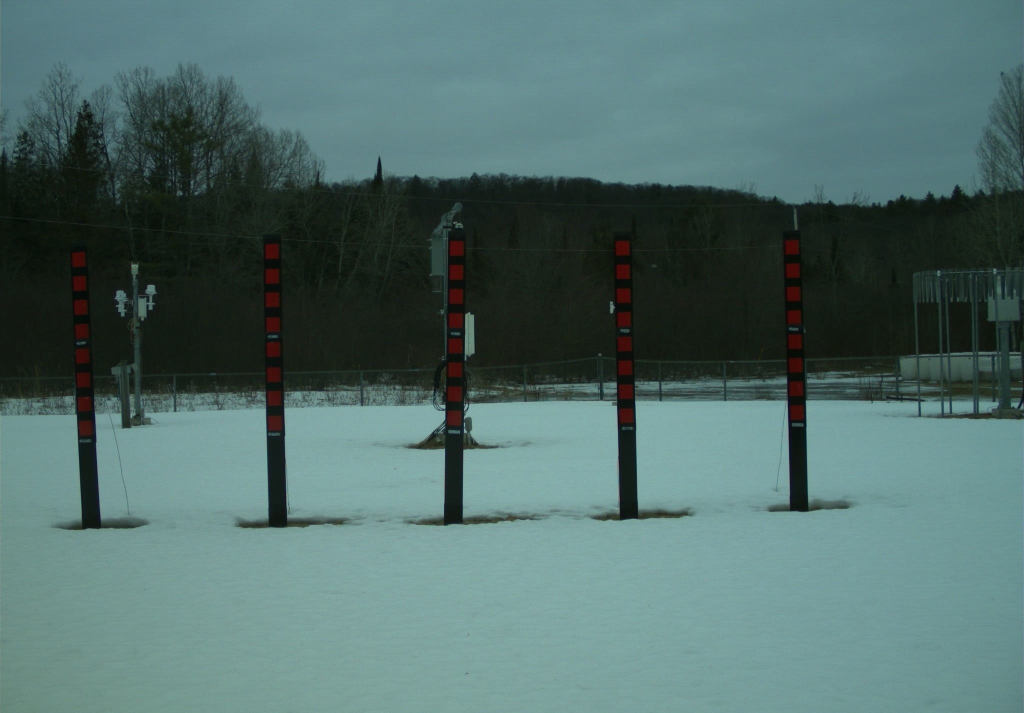
#> input picture images/IMG_0001.JPG, 2048 x 1426 px (shown at 1/2 size); its folder holds only this picture in this run
$ python equalize.py
#> lines starting #> are read from the running program, lines starting #| are printed output that depends on the picture
#> further down, img is the input picture: shape (1426, 2048, 3); mean B, G, R 106.3, 109, 81.5
#> in equalize_hist, `lab = cv2.cvtColor(img, cv2.COLOR_BGR2LAB)`: lab: shape (1426, 2048, 3); mean of channels 0, 1, 2 109.1, 117.7, 126.6
#> in equalize_hist, `lab = cv2.merge((l,a,b))`: lab: shape (1426, 2048, 3); mean of channels 0, 1, 2 126.5, 117.7, 126.6
# import necessary modules
import numpy as np
import cv2
import os
import sys

# function to increase the brightness of an image
def increase_brightness(img, val):
	# convert image to HSV
#> called with val = 30
	hsv = cv2.cvtColor(img, cv2.COLOR_BGR2HSV)
#> hsv: shape (1426, 2048, 3); mean H, S, V 80.8, 61.6, 127
	h, s, v = cv2.split(hsv)
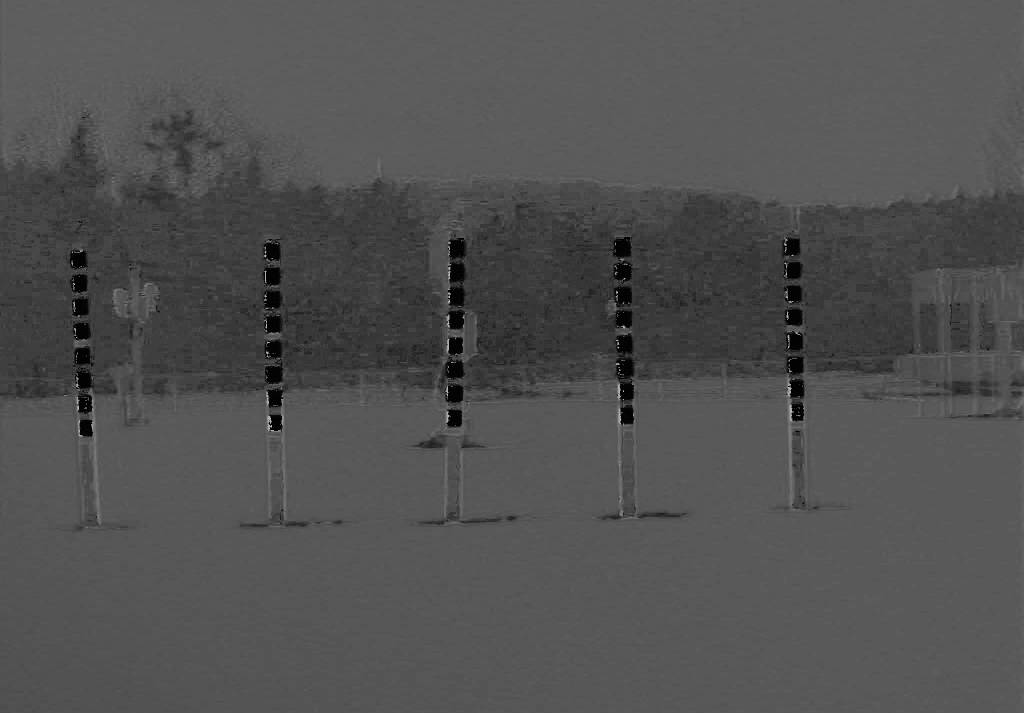
#> h: shape (1426, 2048) (shown at 1/2 size); min 0, max 179, mean 80.8
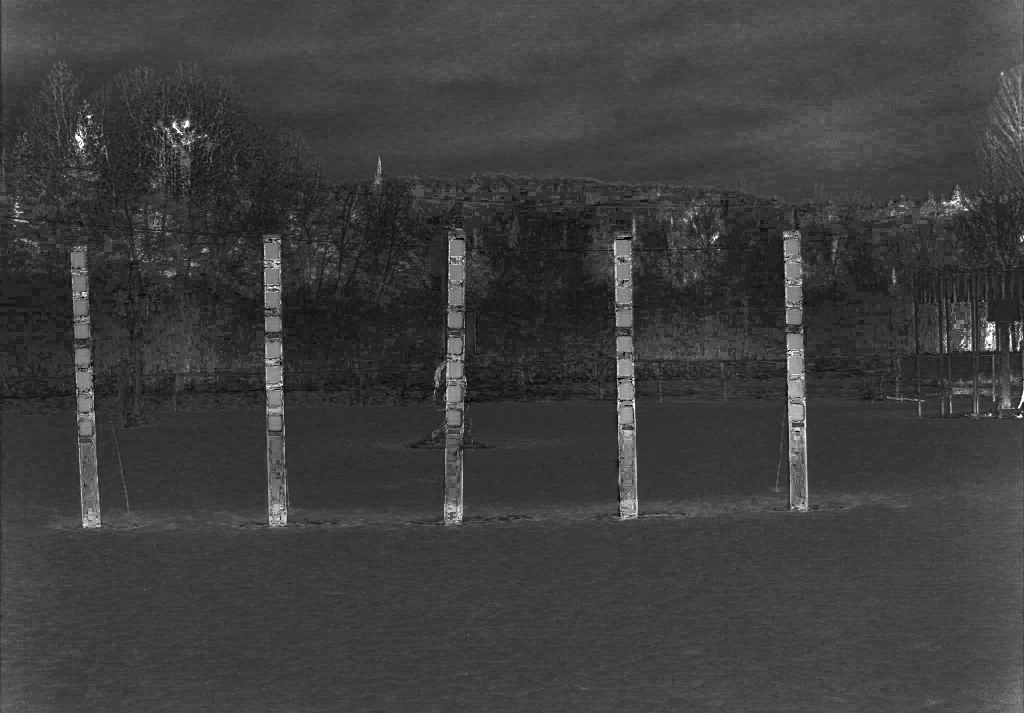
#> s: shape (1426, 2048) (shown at 1/2 size); min 0, max 255, mean 61.6

	# increase value of pixels
	lim = 255 - val
	v[v > lim] = 255
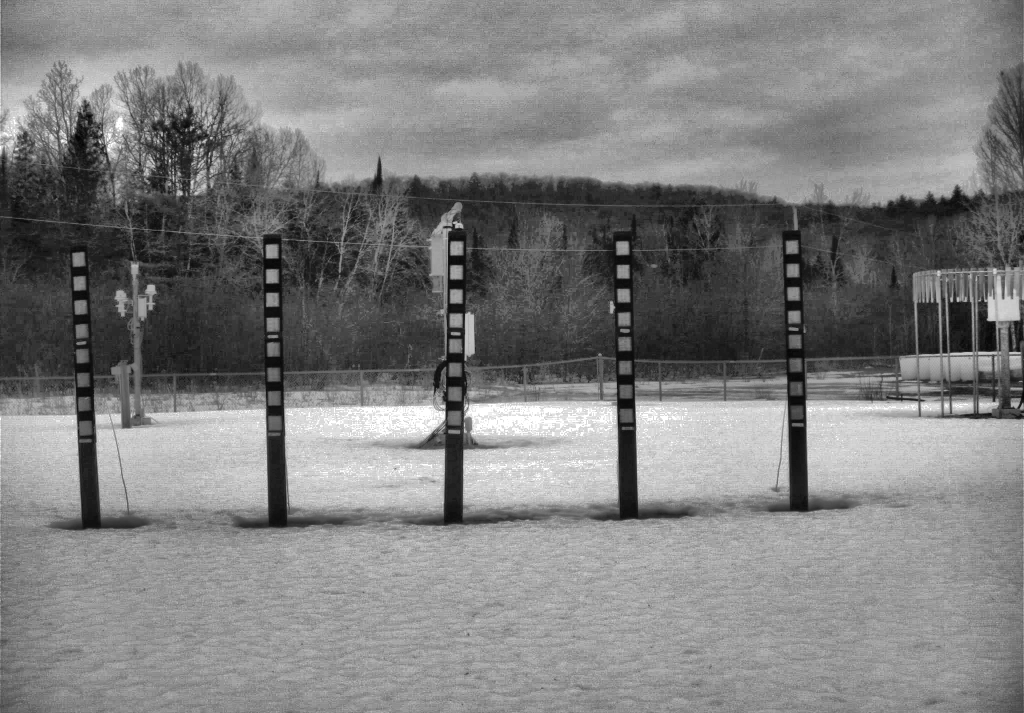
#> v: shape (1426, 2048) (shown at 1/2 size); min 2, max 255, mean 127.2
	v[v <= lim] += val
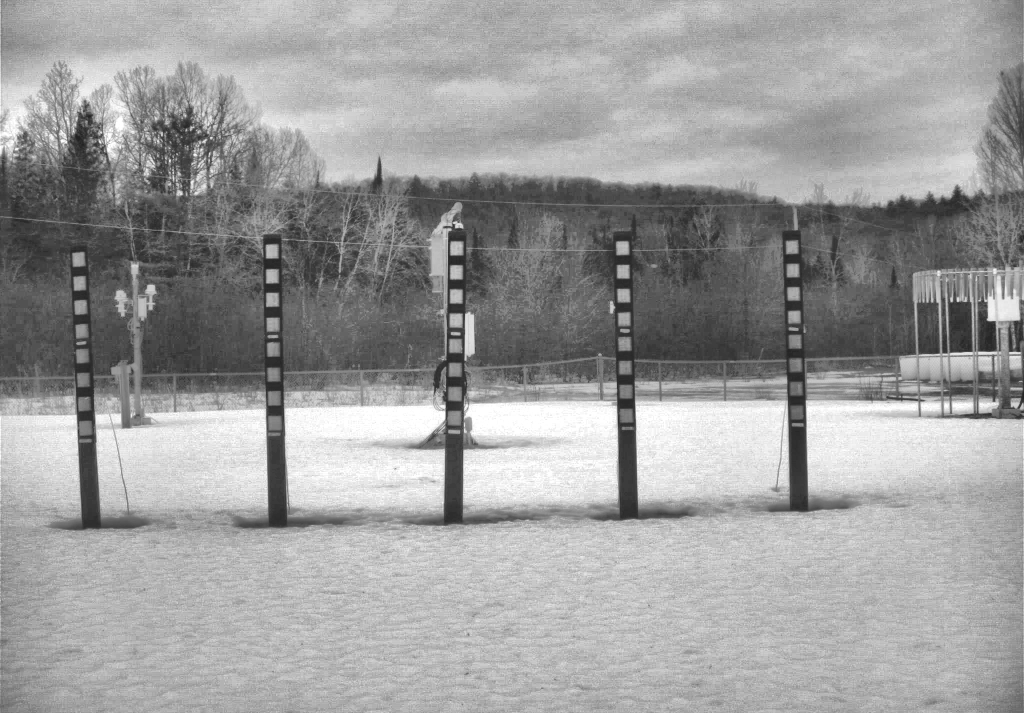
#> v: shape (1426, 2048) (shown at 1/2 size); min 32, max 255, mean 156.9

	# merge channels
	hsv_merge = cv2.merge((h,s,v))
#> hsv_merge: shape (1426, 2048, 3); mean H, S, V 80.8, 61.6, 156.9

	# convert image to BGR and return
	img = cv2.cvtColor(hsv_merge, cv2.COLOR_HSV2BGR)
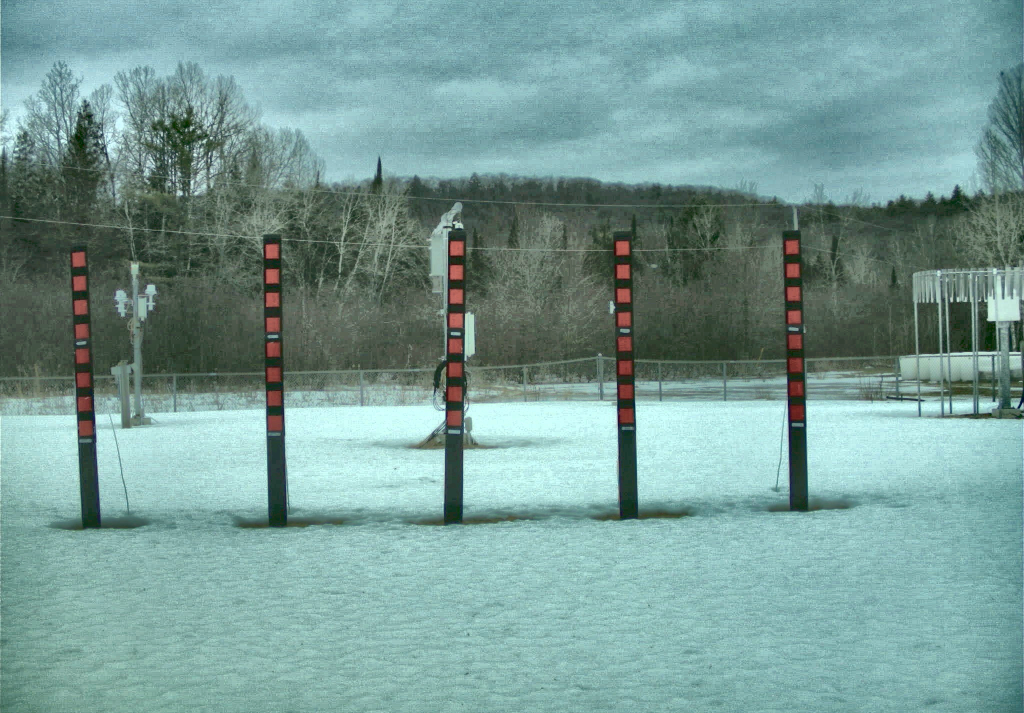
#> img: shape (1426, 2048, 3) (shown at 1/2 size); mean B, G, R 150.1, 154.8, 120.1
	return img

# function to apply adaptive histogram equalization
def equalize_hist(img_name, clip_limit, tile_size):
	# read in image
	img = cv2.imread(img_name)

	# convert to LAB
	lab = cv2.cvtColor(img, cv2.COLOR_BGR2LAB)

	# split image
	l, a, b = cv2.split(lab)

	# apply adaptive histogram equalization
	clahe = cv2.createCLAHE(clipLimit = clip_limit, tileGridSize = tile_size)
	l = clahe.apply(l)

	# merge channels
	lab = cv2.merge((l,a,b))

	# convert to BGR
	bgr = cv2.cvtColor(lab, cv2.COLOR_LAB2BGR)

	# increase brightness
	bgr = increase_brightness(bgr, 30)

	# return image
	return bgr

# get images
images = [file_name for file_name in os.listdir('./images')]

for img_name in images:
	img = cv2.imread('images/' + img_name)
	img_mod = equalize_hist('images/' + img_name, 5.0, (8,8))

	vis = np.concatenate((img, img_mod), axis = 1)
	vis = cv2.resize(vis, None, fx = 0.25, fy = 0.25)
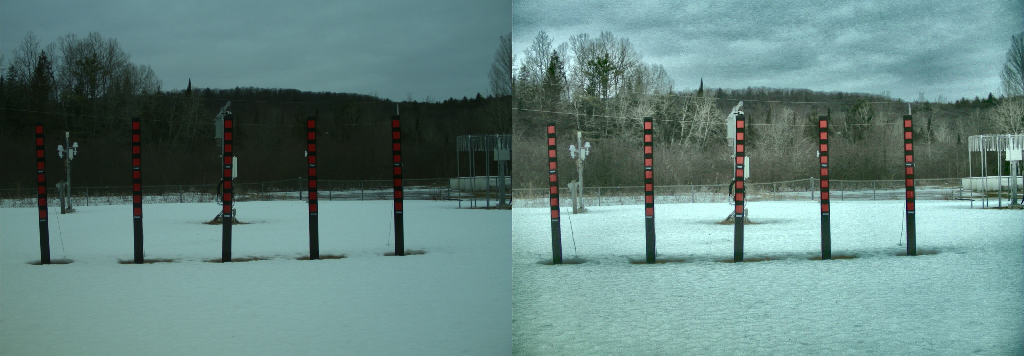
#> vis: shape (356, 1024, 3); mean B, G, R 128.3, 132, 100.9

	cv2.imshow("Image", vis)
	cv2.waitKey()
